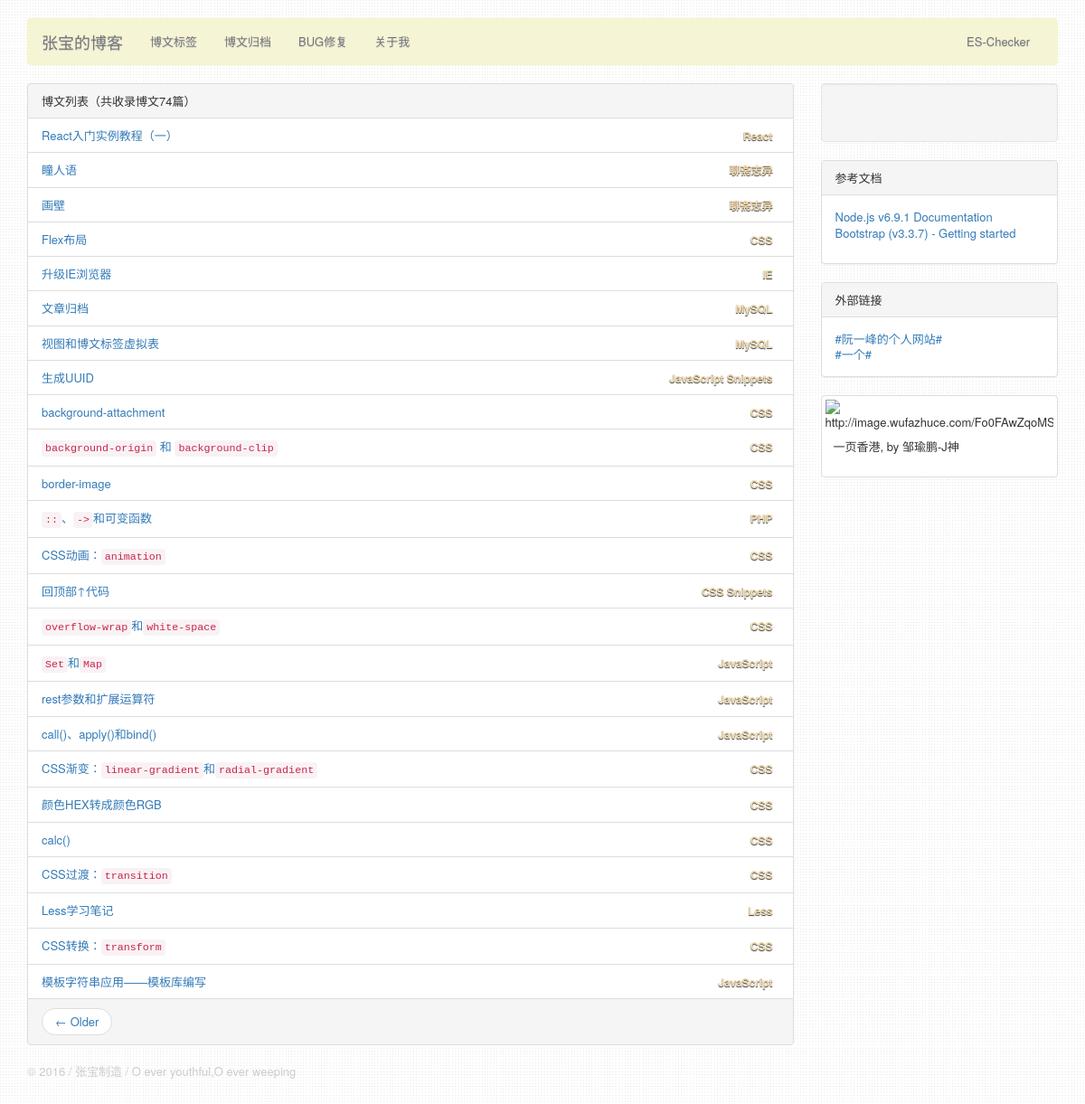
The page / on the database its author committed.
### tables this page shows
CREATE TABLE `blog_posts` (
  `blog_id` int(11) NOT NULL,
  `blog_title` varchar(225) NOT NULL,
  `blog_content` text NOT NULL,
  `blog_create` timestamp NOT NULL DEFAULT CURRENT_TIMESTAMP,
  `blog_update` timestamp NOT NULL DEFAULT CURRENT_TIMESTAMP,
  `blog_category` varchar(50) NOT NULL
);

### index.php (the view, shortened to what this page needs)
<?php
require_once("master/connect.php");
$PAGE_SIZE = 25;
$page_num = 1;
$Page_start = ($page_num-1)*$PAGE_SIZE;
$selectSQL = "select blog_id, blog_title, blog_category from blog_posts where blog_category not in ('张宝的博客') order by blog_id desc limit $Page_start, $PAGE_SIZE";
$countSQL = "select count(*) from blog_posts where blog_category not in ('张宝的博客')";
$posts = $link->query($selectSQL);
$posts_count = ($link->query($countSQL))->fetch_row()[0];
?>
<!DOCTYPE html>
<html>
  <head>
    <link href="css/bootstrap.min.css" rel="stylesheet">
    <link href="css/navbar.css" rel="stylesheet">
    <link href="css/pages/index.php.css" rel="stylesheet">
  </head>
  <body class="container">
      <?php require_once("master/header.php"); ?>
      <section class="row">
          <article class="col-md-9">
              <?php
              if ($posts->num_rows > 0) {
              ?>
              <ol class="list-group">
                  <li class="list-group-item list-group-item-header">博文列表（共收录博文<?php echo $posts_count ?>篇）</li>
              <?php
                 while ($row = $posts->fetch_assoc()) {
              ?>
                  <li class="list-group-item">
                      <span class="badge"><a href="/blog/blog-category.php?blog_category=<?php echo $row["blog_category"]?>"><?php echo $row["blog_category"]?></a></span><a href="blog-detail.php?blog_id=<?php echo $row["blog_id"]?>"><?php echo $row["blog_title"]?></a>
                  </li>
              <?php
                }
              ?>
                  <li class="list-group-item list-group-item-footer">
                      <ul class="pager" style="margin:0;">
                          <li class="previous"><a href="?page=<?php echo ($page_num+1)?>"><span aria-hidden="true">←</span> Older</a></li>
                      </ul>
                  </li>
              </ol>
              <?php
              } else {
                 echo "No Result:(";
              }
              ?>
          </article>
          <aside class="col-md-3">
              <div class="well">
                 <iframe allowtransparency="true" scrolling="no" src="//tianqi.2345.com/plugin/widget/index.htm?s=3&amp;z=1&amp;t=0&amp;v=0&amp;d=1&amp;bd=0&amp;k=000000&amp;f=&amp;q=1&amp;e=0&amp;a=1&amp;c=54511&amp;w=250&amp;h=28&amp;align=left" width="220" height="22" frameborder="0"></iframe>
              </div>
              <div class="panel panel-default hidden-xs">
                  <div class="panel-heading">参考文档</div>
                  <div class="panel-body">
                      <ol class="list-unstyled">
                          <li><a href="https://nodejs.org/dist/latest-v6.x/docs/api/all.html" target="_blank">Node.js v6.9.1 Documentation</a></li>
                          <li><a href="http://getbootstrap.com/getting-started/" target="_blank">Bootstrap (v3.3.7) - Getting started</a></li>
                      </ol>
                  </div>
              </div>
              <div class="panel panel-default hidden-xs">
                  <div class="panel-heading">外部链接</div>
                  <div class="panel-body">
                    <a target="_blank" href="http://www.ruanyifeng.com/">#阮一峰的个人网站#</a><br>
                    <a href="http://m.wufazhuce.com/one/1525" target="_blank">#一个#</a>
                  </div>
              </div>
              <div class="thumbnail hidden-xs">
                  <img alt="http://image.wufazhuce.com/Fo0FAwZqoMSorH4yBo0Qsd4odv72" src="http://image.wufazhuce.com/Fo0FAwZqoMSorH4yBo0Qsd4odv72">
                  <div class="caption">
                    <p>一页香港, by 邹瑜鹏-J神</p>
                  </div>
              </div>
          </aside>
      </section>
      <?php require_once("master/footer.php"); ?>
  </body>
</html>

### css/navbar.css (style rules this page uses)
body { padding-top: 20px; padding-bottom: 20px; background: url(../index.png); }
img { width: auto; max-width: 493px; }
body { text-align: justify; }

### css/pages/index.php.css (style rules this page uses)
.list-group-item-header, .list-group-item-footer { color: #333; background-color: #f5f5f5; border-color: #ddd; }
.list-group-item > .badge { background-color: rgba(255,255,255,1); text-shadow: 0 1px 1px #333; }
.list-group-item > .badge > a { color: wheat; }

### rows shown on the page
blog_posts: blog_category "React", blog_title "React入门实例教程（一）"
blog_posts: blog_category "聊斋志异", blog_title "瞳人语"
blog_posts: blog_category "聊斋志异", blog_title "画壁"
blog_posts: blog_category "CSS", blog_title "Flex布局"
blog_posts: blog_category "IE", blog_title "升级IE浏览器"
blog_posts: blog_category "MySQL", blog_title "文章归档"
blog_posts: blog_category "MySQL", blog_title "视图和博文标签虚拟表"
blog_posts: blog_category "JavaScript Snippets", blog_title "生成UUID"
blog_posts: blog_category "CSS", blog_title "background-attachment"
blog_posts: blog_category "CSS", blog_title "background-origin 和 background-clip"
blog_posts: blog_category "CSS", blog_title "border-image"
blog_posts: blog_category "PHP", blog_title ":: 、 -> 和可变函数"
blog_posts: blog_category "CSS", blog_title "CSS动画： animation"
blog_posts: blog_category "CSS Snippets", blog_title "回顶部↑代码"
blog_posts: blog_category "CSS", blog_title "overflow-wrap 和 white-space"
blog_posts: blog_category "JavaScript", blog_title "Set 和 Map"
blog_posts: blog_category "JavaScript", blog_title "rest参数和扩展运算符"
blog_posts: blog_category "JavaScript", blog_title "call()、apply()和bind()"
blog_posts: blog_category "CSS", blog_title "CSS渐变： linear-gradient 和 radial-gradient"
blog_posts: blog_category "CSS", blog_title "颜色HEX转成颜色RGB"
blog_posts: blog_category "CSS", blog_title "calc()"
blog_posts: blog_category "CSS", blog_title "CSS过渡： transition"
blog_posts: blog_category "Less", blog_title "Less学习笔记"
blog_posts: blog_category "CSS", blog_title "CSS转换： transform"
blog_posts: blog_category "JavaScript", blog_title "模板字符串应用——模板库编写"

### other values the page prints
$posts_count "74"
